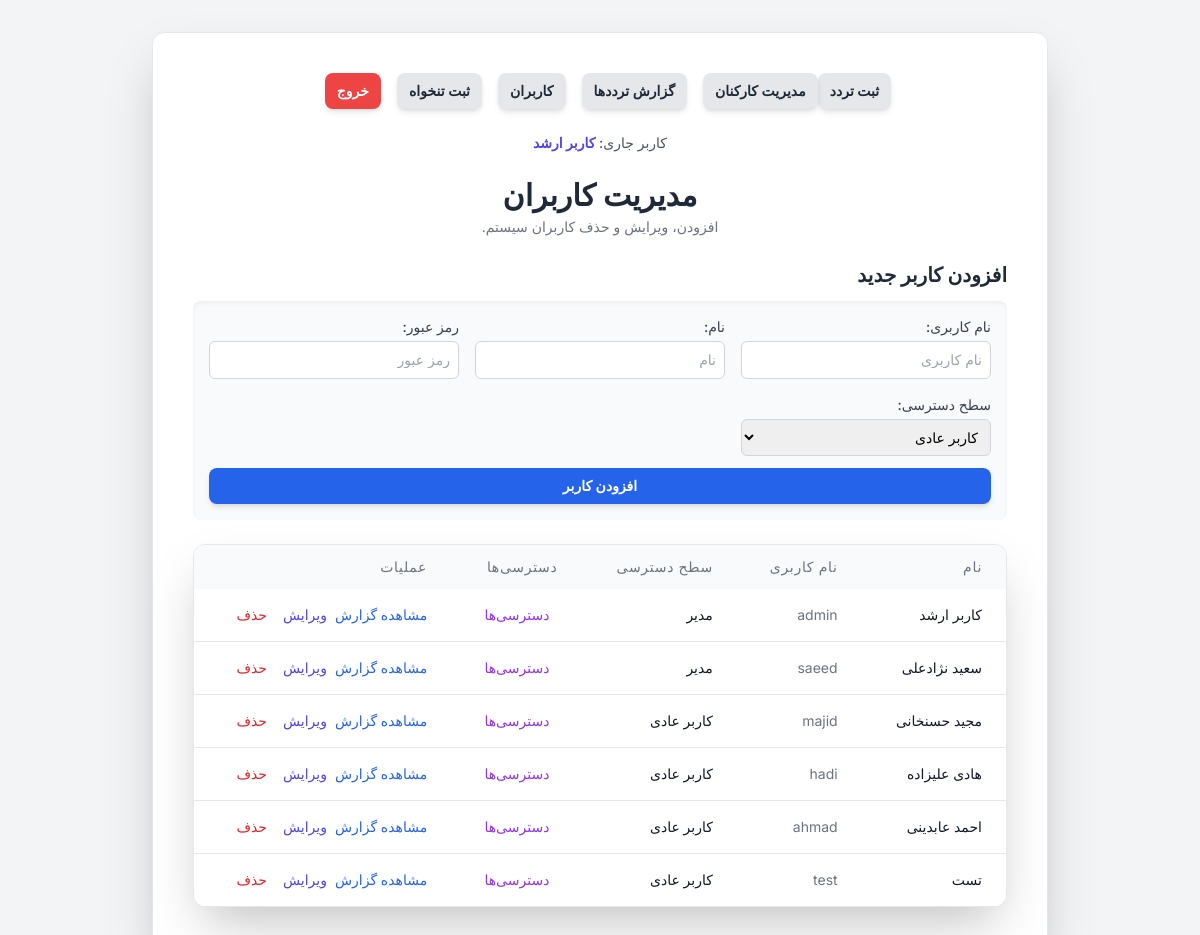
/users (signed in), run on the app's committed database.
### tables this page shows
CREATE TABLE users (
            username TEXT PRIMARY KEY,
            password TEXT NOT NULL,
            role TEXT NOT NULL,
            permissions TEXT NOT NULL DEFAULT '{}'
        , name TEXT NOT NULL DEFAULT username);

### app.py (the view)
@app.route('/users')
@login_required
def users():
    if not has_permission('users'):
        flash("شما به این بخش دسترسی ندارید.", "error")
        return redirect(url_for('index'))
    conn = get_db_connection()
    try:
        users = conn.execute("SELECT * FROM users").fetchall()
    finally:
        conn.close()
    log_action(session['user']['username'], 'مشاهده صفحه مدیریت کاربران')
    return render_template('users.html', users=users)

### app.py (called while the page is built)
def has_permission(page_name):
    user_permissions = session.get('user', {}).get('permissions', {})
    if session.get('user', {}).get('role') == 'admin':
        return True
    return user_permissions.get(page_name, False)

def login_required(f):
    @wraps(f)
    def decorated_function(*args, **kwargs):
        if 'user' not in session:
            flash("لطفاً برای دسترسی به این صفحه وارد شوید.", "error")
            return redirect(url_for('login'))
        return f(*args, **kwargs)
    return decorated_function

def get_db_connection():
    conn = sqlite3.connect(DB_FILE)
    conn.row_factory = sqlite3.Row
    return conn

def log_action(username, action, details=""):
    conn = get_db_connection()
    try:
        timestamp = datetime.now().strftime('%Y-%m-%d %H:%M:%S')
        conn.execute('INSERT INTO user_logs (username, action, details, timestamp) VALUES (?, ?, ?, ?)',
                     (username, action, details, timestamp))
        conn.commit()
    except Exception as e:
        print(f"Error logging action: {e}")
        conn.rollback()
    finally:
        conn.close()

### templates/users.html (shortened to what this page needs)
{% extends "layout.html" %}
{% block content %}
<header class="text-center mb-6">
    <h1 class="text-2xl sm:text-3xl font-bold text-gray-800 mb-1">مدیریت کاربران</h1>
    <p class="text-gray-500 text-sm">افزودن، ویرایش و حذف کاربران سیستم.</p>
</header>
<section>
    <div class="mb-3">
        <h2 class="text-xl font-bold text-gray-800">افزودن کاربر جدید</h2>
    </div>
    <div class="bg-gray-50 p-4 rounded-lg shadow-inner mb-6">
        <form action="/add_user" method="post" class="space-y-3">
            <div class="grid grid-cols-1 sm:grid-cols-3 gap-4">
                <div>
                    <label for="newUsername" class="block text-sm font-medium text-gray-700 mb-1">نام کاربری:</label>
                    <input type="text" id="newUsername" name="username" placeholder="نام کاربری" required
                           class="w-full p-2 rounded-md border border-gray-300 focus:outline-none focus:ring-2 focus:ring-indigo-500 transition duration-300 text-sm">
                </div>
                <div>
                    <label for="newName" class="block text-sm font-medium text-gray-700 mb-1">نام:</label>
                    <input type="text" id="newName" name="name" placeholder="نام" required
                           class="w-full p-2 rounded-md border border-gray-300 focus:outline-none focus:ring-2 focus:ring-indigo-500 transition duration-300 text-sm">
                </div>
                <div>
                    <label for="newPassword" class="block text-sm font-medium text-gray-700 mb-1">رمز عبور:</label>
                    <input type="password" id="newPassword" name="password" placeholder="رمز عبور" required
                           class="w-full p-2 rounded-md border border-gray-300 focus:outline-none focus:ring-2 focus:ring-indigo-500 transition duration-300 text-sm">
                </div>
                <div>
                    <label for="newRole" class="block text-sm font-medium text-gray-700 mb-1">سطح دسترسی:</label>
                    <select id="newRole" name="role" required class="w-full p-2 rounded-md border border-gray-300 focus:outline-none focus:ring-2 focus:ring-indigo-500 transition duration-300 text-sm">
                        <option value="user">کاربر عادی</option>
                    </select>
                </div>
            </div>
            <button type="submit" class="w-full bg-blue-600 text-white font-semibold py-2 rounded-lg shadow-md hover:bg-blue-700 focus:outline-none focus:ring-2 focus:ring-blue-500 focus:ring-offset-2 transition duration-300 text-sm">
                افزودن کاربر
            </button>
        </form>
    </div>
    <div class="bg-white rounded-xl overflow-hidden shadow-2xl border border-gray-200">
        <div class="overflow-x-auto">
            <table class="min-w-full">
                <thead class="bg-gray-50">
                    <tr>
                        <th class="px-6 py-3 text-right text-sm font-medium text-gray-500 uppercase tracking-wider">نام</th>
                        <th class="px-6 py-3 text-right text-sm font-medium text-gray-500 uppercase tracking-wider">نام کاربری</th>
                        <th class="px-6 py-3 text-right text-sm font-medium text-gray-500 uppercase tracking-wider">سطح دسترسی</th>
                        <th class="px-6 py-3 text-right text-sm font-medium text-gray-500 uppercase tracking-wider">دسترسی‌ها</th>
                        <th class="px-6 py-3 text-right text-sm font-medium text-gray-500 uppercase tracking-wider">عملیات</th>
                    </tr>
                </thead>
                <tbody id="usersTableBody" class="bg-white divide-y divide-gray-200">
                    {% for user in users %}
                    <tr class="transition duration-200 hover:bg-gray-100" data-username="{{ user.username }}">
                        <td class="px-6 py-4 whitespace-nowrap text-sm font-medium text-gray-900">{{ user.name }}</td>
                        <td class="px-6 py-4 whitespace-nowrap text-sm text-gray-500">{{ user.username }}</td>
                        <td class="px-6 py-4 whitespace-nowrap text-sm font-medium text-gray-900">{{ 'مدیر' if user.role == 'admin' else 'کاربر عادی' }}</td>
                        <td class="px-6 py-4 whitespace-nowrap text-sm font-medium">
                            <button onclick="showPermissionsForm(this)" class="text-purple-600 hover:text-purple-900 transition duration-300 mr-2" {% if user.username == 'admin' %}disabled{% endif %}>
                                دسترسی‌ها
                            </button>
                        </td>
                        <td class="px-6 py-4 whitespace-nowrap text-sm font-medium flex space-x-2 space-x-reverse">
                            <button onclick="showUserLog(this)" class="text-blue-600 hover:text-blue-900 transition duration-300">
                                مشاهده گزارش
                            </button>
                            <button onclick="showEditForm(this)" class="text-indigo-600 hover:text-indigo-900 transition duration-300" {% if user.username == 'admin' %}disabled{% endif %}>
                                ویرایش
                            </button>
                            <form action="/delete_user" method="post" class="inline-block" onsubmit="return confirm('آیا مطمئن هستید که می‌خواهید کاربر {{ user.name }} را حذف کنید؟');">
                                <button type="submit" class="text-red-600 hover:text-red-900 transition duration-300 mr-2" {% if user.username == 'admin' %}disabled{% endif %}>
                                    حذف
                                </button>
                            </form>
                        </td>
                    </tr>
                    {% endfor %}
                </tbody>
            </table>
        </div>
    </div>
</section>
{% endblock %}

### templates/layout.html (shortened to what this page needs)
<!DOCTYPE html>
<html lang="fa" dir="rtl">
<head>
    <script src="/static/tailwind.js"></script>
    <link rel="stylesheet" href="/static/persian-datepicker.min.css">
</head>
<body class="bg-gray-100 p-4 sm:p-8 flex items-center justify-center min-h-screen">
    <div class="container mx-auto max-w-4xl bg-white p-6 sm:p-10 rounded-xl shadow-2xl border border-gray-200">
        <nav class="flex flex-col sm:flex-row justify-center space-x-0 sm:space-x-4 space-x-reverse mb-6 flex-wrap">
            {% if session.get('user') and session['user']['permissions']['index'] %}
            <a href="/" class="bg-gray-200 text-gray-800 text-sm font-semibold py-2 px-3 rounded-lg shadow-md hover:bg-gray-300 transition duration-300 my-1 sm:my-0">ثبت تردد</a>
            {% endif %}
            {% if session.get('user') and session['user']['permissions']['management'] %}
            <a href="/management" class="bg-gray-200 text-gray-800 text-sm font-semibold py-2 px-3 rounded-lg shadow-md hover:bg-gray-300 transition duration-300 my-1 sm:my-0">مدیریت کارکنان</a>
            {% endif %}
            {% if session.get('user') and session['user']['permissions']['reports'] %}
            <a href="/reports" class="bg-gray-200 text-gray-800 text-sm font-semibold py-2 px-3 rounded-lg shadow-md hover:bg-gray-300 transition duration-300 my-1 sm:my-0">گزارش ترددها</a>
            {% endif %}
            {% if session.get('user') and session['user']['permissions']['users'] %}
            <a href="/users" class="bg-gray-200 text-gray-800 text-sm font-semibold py-2 px-3 rounded-lg shadow-md hover:bg-gray-300 transition duration-300 my-1 sm:my-0">کاربران</a>
            {% endif %}
            {% if session.get('user') and session['user']['permissions']['petty_cash'] %}
            <a href="/petty_cash" class="bg-gray-200 text-gray-800 text-sm font-semibold py-2 px-3 rounded-lg shadow-md hover:bg-gray-300 transition duration-300 my-1 sm:my-0">ثبت تنخواه</a>
            {% endif %}
            <a href="/logout" class="bg-red-500 text-white text-sm font-semibold py-2 px-3 rounded-lg shadow-md hover:bg-red-600 transition duration-300 my-1 sm:my-0">خروج</a>
        </nav>
        {% if session.get('user') %}
        <p class="text-center text-sm font-medium text-gray-600 mb-6">کاربر جاری: <span class="font-bold text-indigo-600">{{ session['user']['name'] }}</span></p>
        {% endif %}
        {% block content %}{% endblock %}
    </div>
</body>
</html>

### templates/layout.html (style rules this page uses)
body { font-family: 'Inter', sans-serif; }
table { border-collapse: separate; border-spacing: 0 10px; }

### data on the page
users: user.name "کاربر ارشد", name "کاربر ارشد", username "admin", role "مدیر"
users: name "سعید نژادعلی", username "saeed", role "مدیر"
users: name "مجید حسنخانی", username "majid", role "کاربر عادی"
users: name "هادی علیزاده", username "hadi", role "کاربر عادی"
users: name "احمد عابدینی", username "ahmad", role "کاربر عادی"
users: name "تست", username "test", role "کاربر عادی"
